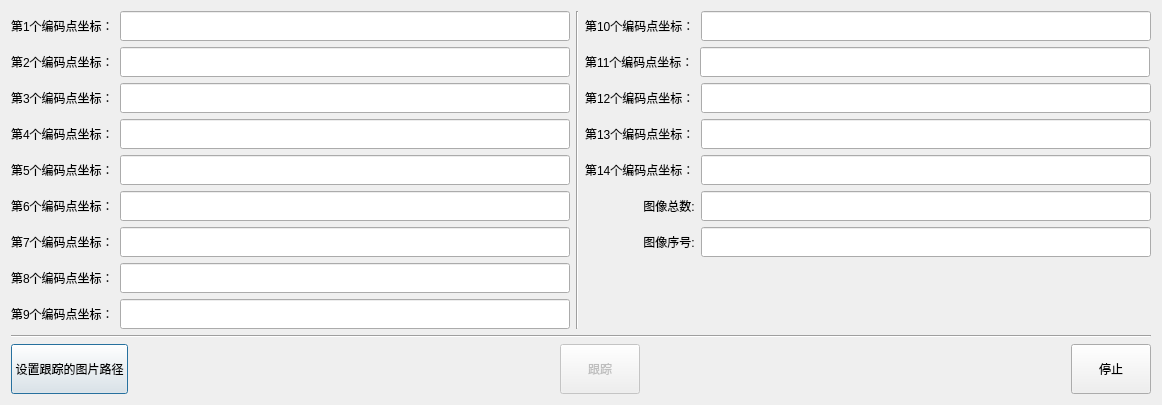
<?xml version="1.0" encoding="UTF-8"?>
<ui version="4.0">
 <class>DynamicTrackDlg</class>
 <widget class="QDialog" name="DynamicTrackDlg">
  <property name="geometry">
   <rect>
    <x>0</x>
    <y>0</y>
    <width>1362</width>
    <height>580</height>
   </rect>
  </property>
  <property name="sizePolicy">
   <sizepolicy hsizetype="Fixed" vsizetype="Fixed">
    <horstretch>0</horstretch>
    <verstretch>0</verstretch>
   </sizepolicy>
  </property>
  <property name="maximumSize">
   <size>
    <width>16777214</width>
    <height>16777215</height>
   </size>
  </property>
  <property name="windowTitle">
   <string>动态跟踪</string>
  </property>
  <property name="layoutDirection">
   <enum>Qt::LeftToRight</enum>
  </property>
  <layout class="QGridLayout" name="gridLayout">
   <property name="sizeConstraint">
    <enum>QLayout::SetFixedSize</enum>
   </property>
   <item row="0" column="0">
    <layout class="QVBoxLayout" name="verticalLayout_4">
     <item>
      <layout class="QHBoxLayout" name="horizontalLayout_21">
       <item>
        <layout class="QVBoxLayout" name="verticalLayout_3">
         <item>
          <layout class="QHBoxLayout" name="horizontalLayout">
           <property name="sizeConstraint">
            <enum>QLayout::SetFixedSize</enum>
           </property>
           <item>
            <widget class="QLabel" name="label_1">
             <property name="sizePolicy">
              <sizepolicy hsizetype="Fixed" vsizetype="Preferred">
               <horstretch>0</horstretch>
               <verstretch>0</verstretch>
              </sizepolicy>
             </property>
             <property name="minimumSize">
              <size>
               <width>50</width>
               <height>0</height>
              </size>
             </property>
             <property name="text">
              <string>第1个编码点坐标：</string>
             </property>
            </widget>
           </item>
           <item>
            <widget class="QLineEdit" name="lineEdit_1">
             <property name="sizePolicy">
              <sizepolicy hsizetype="Fixed" vsizetype="Preferred">
               <horstretch>0</horstretch>
               <verstretch>0</verstretch>
              </sizepolicy>
             </property>
             <property name="minimumSize">
              <size>
               <width>450</width>
               <height>30</height>
              </size>
             </property>
            </widget>
           </item>
          </layout>
         </item>
         <item>
          <layout class="QHBoxLayout" name="horizontalLayout_2">
           <item>
            <widget class="QLabel" name="label_2">
             <property name="sizePolicy">
              <sizepolicy hsizetype="Fixed" vsizetype="Preferred">
               <horstretch>0</horstretch>
               <verstretch>0</verstretch>
              </sizepolicy>
             </property>
             <property name="minimumSize">
              <size>
               <width>0</width>
               <height>0</height>
              </size>
             </property>
             <property name="text">
              <string>第2个编码点坐标：</string>
             </property>
            </widget>
           </item>
           <item>
            <widget class="QLineEdit" name="lineEdit_2">
             <property name="sizePolicy">
              <sizepolicy hsizetype="Fixed" vsizetype="Preferred">
               <horstretch>0</horstretch>
               <verstretch>0</verstretch>
              </sizepolicy>
             </property>
             <property name="minimumSize">
              <size>
               <width>450</width>
               <height>30</height>
              </size>
             </property>
            </widget>
           </item>
          </layout>
         </item>
         <item>
          <layout class="QHBoxLayout" name="horizontalLayout_4">
           <item>
            <widget class="QLabel" name="label_3">
             <property name="sizePolicy">
              <sizepolicy hsizetype="Fixed" vsizetype="Preferred">
               <horstretch>0</horstretch>
               <verstretch>0</verstretch>
              </sizepolicy>
             </property>
             <property name="minimumSize">
              <size>
               <width>0</width>
               <height>0</height>
              </size>
             </property>
             <property name="text">
              <string>第3个编码点坐标：</string>
             </property>
            </widget>
           </item>
           <item>
            <widget class="QLineEdit" name="lineEdit_3">
             <property name="sizePolicy">
              <sizepolicy hsizetype="Fixed" vsizetype="Preferred">
               <horstretch>0</horstretch>
               <verstretch>0</verstretch>
              </sizepolicy>
             </property>
             <property name="minimumSize">
              <size>
               <width>450</width>
               <height>30</height>
              </size>
             </property>
            </widget>
           </item>
          </layout>
         </item>
         <item>
          <layout class="QHBoxLayout" name="horizontalLayout_5">
           <item>
            <widget class="QLabel" name="label_4">
             <property name="sizePolicy">
              <sizepolicy hsizetype="Fixed" vsizetype="Preferred">
               <horstretch>0</horstretch>
               <verstretch>0</verstretch>
              </sizepolicy>
             </property>
             <property name="minimumSize">
              <size>
               <width>0</width>
               <height>0</height>
              </size>
             </property>
             <property name="text">
              <string>第4个编码点坐标：</string>
             </property>
            </widget>
           </item>
           <item>
            <widget class="QLineEdit" name="lineEdit_4">
             <property name="sizePolicy">
              <sizepolicy hsizetype="Fixed" vsizetype="Preferred">
               <horstretch>0</horstretch>
               <verstretch>0</verstretch>
              </sizepolicy>
             </property>
             <property name="minimumSize">
              <size>
               <width>450</width>
               <height>30</height>
              </size>
             </property>
            </widget>
           </item>
          </layout>
         </item>
         <item>
          <layout class="QHBoxLayout" name="horizontalLayout_6">
           <item>
            <widget class="QLabel" name="label_5">
             <property name="sizePolicy">
              <sizepolicy hsizetype="Fixed" vsizetype="Preferred">
               <horstretch>0</horstretch>
               <verstretch>0</verstretch>
              </sizepolicy>
             </property>
             <property name="minimumSize">
              <size>
               <width>0</width>
               <height>0</height>
              </size>
             </property>
             <property name="text">
              <string>第5个编码点坐标：</string>
             </property>
            </widget>
           </item>
           <item>
            <widget class="QLineEdit" name="lineEdit_5">
             <property name="sizePolicy">
              <sizepolicy hsizetype="Fixed" vsizetype="Preferred">
               <horstretch>0</horstretch>
               <verstretch>0</verstretch>
              </sizepolicy>
             </property>
             <property name="minimumSize">
              <size>
               <width>450</width>
               <height>30</height>
              </size>
             </property>
            </widget>
           </item>
          </layout>
         </item>
         <item>
          <layout class="QHBoxLayout" name="horizontalLayout_7">
           <item>
            <widget class="QLabel" name="label_6">
             <property name="sizePolicy">
              <sizepolicy hsizetype="Fixed" vsizetype="Preferred">
               <horstretch>0</horstretch>
               <verstretch>0</verstretch>
              </sizepolicy>
             </property>
             <property name="minimumSize">
              <size>
               <width>0</width>
               <height>0</height>
              </size>
             </property>
             <property name="text">
              <string>第6个编码点坐标：</string>
             </property>
            </widget>
           </item>
           <item>
            <widget class="QLineEdit" name="lineEdit_6">
             <property name="sizePolicy">
              <sizepolicy hsizetype="Fixed" vsizetype="Preferred">
               <horstretch>0</horstretch>
               <verstretch>0</verstretch>
              </sizepolicy>
             </property>
             <property name="minimumSize">
              <size>
               <width>450</width>
               <height>30</height>
              </size>
             </property>
            </widget>
           </item>
          </layout>
         </item>
         <item>
          <layout class="QHBoxLayout" name="horizontalLayout_8">
           <item>
            <widget class="QLabel" name="label_7">
             <property name="sizePolicy">
              <sizepolicy hsizetype="Fixed" vsizetype="Preferred">
               <horstretch>0</horstretch>
               <verstretch>0</verstretch>
              </sizepolicy>
             </property>
             <property name="minimumSize">
              <size>
               <width>0</width>
               <height>0</height>
              </size>
             </property>
             <property name="text">
              <string>第7个编码点坐标：</string>
             </property>
            </widget>
           </item>
           <item>
            <widget class="QLineEdit" name="lineEdit_7">
             <property name="sizePolicy">
              <sizepolicy hsizetype="Fixed" vsizetype="Preferred">
               <horstretch>0</horstretch>
               <verstretch>0</verstretch>
              </sizepolicy>
             </property>
             <property name="minimumSize">
              <size>
               <width>450</width>
               <height>30</height>
              </size>
             </property>
            </widget>
           </item>
          </layout>
         </item>
         <item>
          <layout class="QHBoxLayout" name="horizontalLayout_9">
           <item>
            <widget class="QLabel" name="label_8">
             <property name="sizePolicy">
              <sizepolicy hsizetype="Fixed" vsizetype="Preferred">
               <horstretch>0</horstretch>
               <verstretch>0</verstretch>
              </sizepolicy>
             </property>
             <property name="minimumSize">
              <size>
               <width>0</width>
               <height>0</height>
              </size>
             </property>
             <property name="text">
              <string>第8个编码点坐标：</string>
             </property>
            </widget>
           </item>
           <item>
            <widget class="QLineEdit" name="lineEdit_8">
             <property name="sizePolicy">
              <sizepolicy hsizetype="Fixed" vsizetype="Preferred">
               <horstretch>0</horstretch>
               <verstretch>0</verstretch>
              </sizepolicy>
             </property>
             <property name="minimumSize">
              <size>
               <width>450</width>
               <height>30</height>
              </size>
             </property>
            </widget>
           </item>
          </layout>
         </item>
         <item>
          <layout class="QHBoxLayout" name="horizontalLayout_10">
           <item>
            <widget class="QLabel" name="label_9">
             <property name="sizePolicy">
              <sizepolicy hsizetype="Fixed" vsizetype="Preferred">
               <horstretch>0</horstretch>
               <verstretch>0</verstretch>
              </sizepolicy>
             </property>
             <property name="minimumSize">
              <size>
               <width>0</width>
               <height>0</height>
              </size>
             </property>
             <property name="text">
              <string>第9个编码点坐标：</string>
             </property>
            </widget>
           </item>
           <item>
            <widget class="QLineEdit" name="lineEdit_9">
             <property name="sizePolicy">
              <sizepolicy hsizetype="Fixed" vsizetype="Preferred">
               <horstretch>0</horstretch>
               <verstretch>0</verstretch>
              </sizepolicy>
             </property>
             <property name="minimumSize">
              <size>
               <width>450</width>
               <height>30</height>
              </size>
             </property>
            </widget>
           </item>
          </layout>
         </item>
        </layout>
       </item>
       <item>
        <widget class="Line" name="line_2">
         <property name="orientation">
          <enum>Qt::Vertical</enum>
         </property>
        </widget>
       </item>
       <item>
        <layout class="QVBoxLayout" name="verticalLayout_2">
         <item>
          <layout class="QVBoxLayout" name="verticalLayout">
           <item>
            <layout class="QHBoxLayout" name="horizontalLayout_11">
             <item>
              <widget class="QLabel" name="label_10">
               <property name="sizePolicy">
                <sizepolicy hsizetype="Fixed" vsizetype="Preferred">
                 <horstretch>0</horstretch>
                 <verstretch>0</verstretch>
                </sizepolicy>
               </property>
               <property name="minimumSize">
                <size>
                 <width>50</width>
                 <height>0</height>
                </size>
               </property>
               <property name="text">
                <string>第10个编码点坐标：</string>
               </property>
              </widget>
             </item>
             <item>
              <widget class="QLineEdit" name="lineEdit_10">
               <property name="sizePolicy">
                <sizepolicy hsizetype="Fixed" vsizetype="Fixed">
                 <horstretch>0</horstretch>
                 <verstretch>0</verstretch>
                </sizepolicy>
               </property>
               <property name="minimumSize">
                <size>
                 <width>450</width>
                 <height>30</height>
                </size>
               </property>
              </widget>
             </item>
            </layout>
           </item>
           <item>
            <layout class="QHBoxLayout" name="horizontalLayout_12">
             <item>
              <widget class="QLabel" name="label_11">
               <property name="sizePolicy">
                <sizepolicy hsizetype="Fixed" vsizetype="Preferred">
                 <horstretch>0</horstretch>
                 <verstretch>0</verstretch>
                </sizepolicy>
               </property>
               <property name="minimumSize">
                <size>
                 <width>50</width>
                 <height>0</height>
                </size>
               </property>
               <property name="text">
                <string>第11个编码点坐标：</string>
               </property>
              </widget>
             </item>
             <item>
              <widget class="QLineEdit" name="lineEdit_11">
               <property name="sizePolicy">
                <sizepolicy hsizetype="Fixed" vsizetype="Fixed">
                 <horstretch>0</horstretch>
                 <verstretch>0</verstretch>
                </sizepolicy>
               </property>
               <property name="minimumSize">
                <size>
                 <width>450</width>
                 <height>30</height>
                </size>
               </property>
              </widget>
             </item>
            </layout>
           </item>
           <item>
            <layout class="QHBoxLayout" name="horizontalLayout_13">
             <item>
              <widget class="QLabel" name="label_12">
               <property name="sizePolicy">
                <sizepolicy hsizetype="Fixed" vsizetype="Preferred">
                 <horstretch>0</horstretch>
                 <verstretch>0</verstretch>
                </sizepolicy>
               </property>
               <property name="minimumSize">
                <size>
                 <width>50</width>
                 <height>0</height>
                </size>
               </property>
               <property name="text">
                <string>第12个编码点坐标：</string>
               </property>
              </widget>
             </item>
             <item>
              <widget class="QLineEdit" name="lineEdit_12">
               <property name="sizePolicy">
                <sizepolicy hsizetype="Fixed" vsizetype="Fixed">
                 <horstretch>0</horstretch>
                 <verstretch>0</verstretch>
                </sizepolicy>
               </property>
               <property name="minimumSize">
                <size>
                 <width>450</width>
                 <height>30</height>
                </size>
               </property>
              </widget>
             </item>
            </layout>
           </item>
           <item>
            <layout class="QHBoxLayout" name="horizontalLayout_14">
             <item>
              <widget class="QLabel" name="label_13">
               <property name="sizePolicy">
                <sizepolicy hsizetype="Fixed" vsizetype="Preferred">
                 <horstretch>0</horstretch>
                 <verstretch>0</verstretch>
                </sizepolicy>
               </property>
               <property name="minimumSize">
                <size>
                 <width>50</width>
                 <height>0</height>
                </size>
               </property>
               <property name="text">
                <string>第13个编码点坐标：</string>
               </property>
              </widget>
             </item>
             <item>
              <widget class="QLineEdit" name="lineEdit_13">
               <property name="sizePolicy">
                <sizepolicy hsizetype="Fixed" vsizetype="Fixed">
                 <horstretch>0</horstretch>
                 <verstretch>0</verstretch>
                </sizepolicy>
               </property>
               <property name="minimumSize">
                <size>
                 <width>450</width>
                 <height>30</height>
                </size>
               </property>
              </widget>
             </item>
            </layout>
           </item>
           <item>
            <layout class="QHBoxLayout" name="horizontalLayout_15">
             <item>
              <widget class="QLabel" name="label_14">
               <property name="sizePolicy">
                <sizepolicy hsizetype="Fixed" vsizetype="Preferred">
                 <horstretch>0</horstretch>
                 <verstretch>0</verstretch>
                </sizepolicy>
               </property>
               <property name="minimumSize">
                <size>
                 <width>50</width>
                 <height>0</height>
                </size>
               </property>
               <property name="sizeIncrement">
                <size>
                 <width>0</width>
                 <height>29</height>
                </size>
               </property>
               <property name="text">
                <string>第14个编码点坐标：</string>
               </property>
              </widget>
             </item>
             <item>
              <widget class="QLineEdit" name="lineEdit_14">
               <property name="sizePolicy">
                <sizepolicy hsizetype="Fixed" vsizetype="Fixed">
                 <horstretch>0</horstretch>
                 <verstretch>0</verstretch>
                </sizepolicy>
               </property>
               <property name="minimumSize">
                <size>
                 <width>450</width>
                 <height>30</height>
                </size>
               </property>
              </widget>
             </item>
            </layout>
           </item>
           <item>
            <layout class="QHBoxLayout" name="horizontalLayout_20">
             <item>
              <spacer name="horizontalSpacer">
               <property name="orientation">
                <enum>Qt::Horizontal</enum>
               </property>
               <property name="sizeHint" stdset="0">
                <size>
                 <width>40</width>
                 <height>20</height>
                </size>
               </property>
              </spacer>
             </item>
             <item>
              <layout class="QHBoxLayout" name="horizontalLayout_17">
               <item>
                <widget class="QLabel" name="label_16">
                 <property name="sizePolicy">
                  <sizepolicy hsizetype="Fixed" vsizetype="Preferred">
                   <horstretch>0</horstretch>
                   <verstretch>0</verstretch>
                  </sizepolicy>
                 </property>
                 <property name="minimumSize">
                  <size>
                   <width>50</width>
                   <height>0</height>
                  </size>
                 </property>
                 <property name="text">
                  <string>图像总数:</string>
                 </property>
                 <property name="alignment">
                  <set>Qt::AlignCenter</set>
                 </property>
                 <property name="indent">
                  <number>-2</number>
                 </property>
                </widget>
               </item>
               <item>
                <widget class="QLineEdit" name="lineEditTotalNum">
                 <property name="sizePolicy">
                  <sizepolicy hsizetype="Fixed" vsizetype="Fixed">
                   <horstretch>0</horstretch>
                   <verstretch>0</verstretch>
                  </sizepolicy>
                 </property>
                 <property name="minimumSize">
                  <size>
                   <width>450</width>
                   <height>30</height>
                  </size>
                 </property>
                </widget>
               </item>
              </layout>
             </item>
            </layout>
           </item>
           <item>
            <layout class="QHBoxLayout" name="horizontalLayout_19">
             <item>
              <spacer name="horizontalSpacer_4">
               <property name="orientation">
                <enum>Qt::Horizontal</enum>
               </property>
               <property name="sizeHint" stdset="0">
                <size>
                 <width>40</width>
                 <height>20</height>
                </size>
               </property>
              </spacer>
             </item>
             <item>
              <layout class="QHBoxLayout" name="horizontalLayout_18">
               <item>
                <widget class="QLabel" name="label">
                 <property name="sizePolicy">
                  <sizepolicy hsizetype="Fixed" vsizetype="Preferred">
                   <horstretch>0</horstretch>
                   <verstretch>0</verstretch>
                  </sizepolicy>
                 </property>
                 <property name="minimumSize">
                  <size>
                   <width>50</width>
                   <height>0</height>
                  </size>
                 </property>
                 <property name="text">
                  <string>图像序号:</string>
                 </property>
                 <property name="alignment">
                  <set>Qt::AlignCenter</set>
                 </property>
                </widget>
               </item>
               <item>
                <widget class="QLineEdit" name="lineEditImgNum">
                 <property name="sizePolicy">
                  <sizepolicy hsizetype="Fixed" vsizetype="Preferred">
                   <horstretch>0</horstretch>
                   <verstretch>0</verstretch>
                  </sizepolicy>
                 </property>
                 <property name="minimumSize">
                  <size>
                   <width>450</width>
                   <height>30</height>
                  </size>
                 </property>
                </widget>
               </item>
              </layout>
             </item>
            </layout>
           </item>
          </layout>
         </item>
         <item>
          <spacer name="verticalSpacer">
           <property name="minimumSize">
            <size>
             <width>450</width>
             <height>0</height>
            </size>
           </property>
           <property name="orientation">
            <enum>Qt::Vertical</enum>
           </property>
           <property name="sizeHint" stdset="0">
            <size>
             <width>20</width>
             <height>40</height>
            </size>
           </property>
          </spacer>
         </item>
        </layout>
       </item>
      </layout>
     </item>
     <item>
      <widget class="Line" name="line">
       <property name="orientation">
        <enum>Qt::Horizontal</enum>
       </property>
      </widget>
     </item>
     <item>
      <layout class="QHBoxLayout" name="horizontalLayout_3">
       <item>
        <widget class="QPushButton" name="btnSetTrackPath">
         <property name="sizePolicy">
          <sizepolicy hsizetype="Preferred" vsizetype="Fixed">
           <horstretch>0</horstretch>
           <verstretch>0</verstretch>
          </sizepolicy>
         </property>
         <property name="minimumSize">
          <size>
           <width>0</width>
           <height>50</height>
          </size>
         </property>
         <property name="text">
          <string>设置跟踪的图片路径</string>
         </property>
        </widget>
       </item>
       <item>
        <spacer name="horizontalSpacer_2">
         <property name="orientation">
          <enum>Qt::Horizontal</enum>
         </property>
         <property name="sizeHint" stdset="0">
          <size>
           <width>40</width>
           <height>20</height>
          </size>
         </property>
        </spacer>
       </item>
       <item>
        <widget class="QPushButton" name="btnToTrack">
         <property name="enabled">
          <bool>false</bool>
         </property>
         <property name="sizePolicy">
          <sizepolicy hsizetype="Preferred" vsizetype="Fixed">
           <horstretch>0</horstretch>
           <verstretch>0</verstretch>
          </sizepolicy>
         </property>
         <property name="minimumSize">
          <size>
           <width>0</width>
           <height>50</height>
          </size>
         </property>
         <property name="text">
          <string>跟踪</string>
         </property>
        </widget>
       </item>
       <item>
        <spacer name="horizontalSpacer_3">
         <property name="orientation">
          <enum>Qt::Horizontal</enum>
         </property>
         <property name="sizeHint" stdset="0">
          <size>
           <width>40</width>
           <height>20</height>
          </size>
         </property>
        </spacer>
       </item>
       <item>
        <widget class="QPushButton" name="btnStopTracking">
         <property name="sizePolicy">
          <sizepolicy hsizetype="Preferred" vsizetype="Fixed">
           <horstretch>0</horstretch>
           <verstretch>0</verstretch>
          </sizepolicy>
         </property>
         <property name="minimumSize">
          <size>
           <width>0</width>
           <height>50</height>
          </size>
         </property>
         <property name="text">
          <string>停止</string>
         </property>
        </widget>
       </item>
      </layout>
     </item>
    </layout>
   </item>
  </layout>
 </widget>
 <layoutdefault spacing="6" margin="11"/>
 <resources/>
 <connections/>
</ui>
